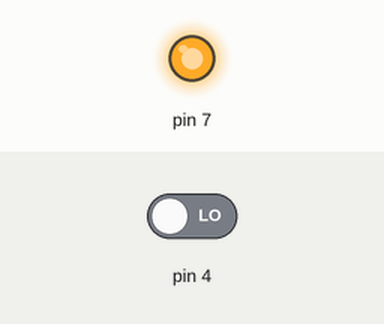
Simulated run of this sketch. Board: Arduino Uno, built with avr-gcc and run on an emulated ATmega328P. Shown: output pins drawn as LEDs (lit = HIGH). Inputs (shaded band) come from the test bench; at power-on: pin 4 LOW.

Above: at 1.2 s.
1.3 s: pin 4 driven HIGH
At 2.5 s:
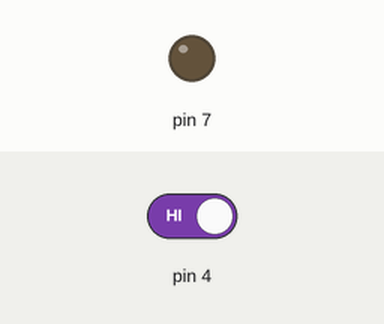
Timing chart, 0 to 4.3 s (numbered marks = the images above; inputs shaded):
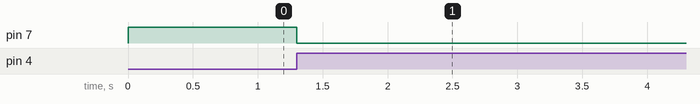

The sketch:

Laser_knopka.ino
```cpp
int regim=1;
int flag=0;

void setup() {
  pinMode(7, OUTPUT);
  pinMode(4, INPUT);
}

void loop() {
  if (digitalRead(4)==HIGH && flag==0) {
    regim++;
    flag=1;
    if (regim>2){
      regim=1;
    }
  }
  if (digitalRead(4)==LOW && flag==1) {
    flag=0;
  }
  if (regim==1) {
    digitalWrite(7, HIGH);
  }
  if (regim==2) {
    digitalWrite(7, LOW);
  }
}
```

Measured:
- after the input at 1.3 s, pin 7: HIGH → LOW at once
